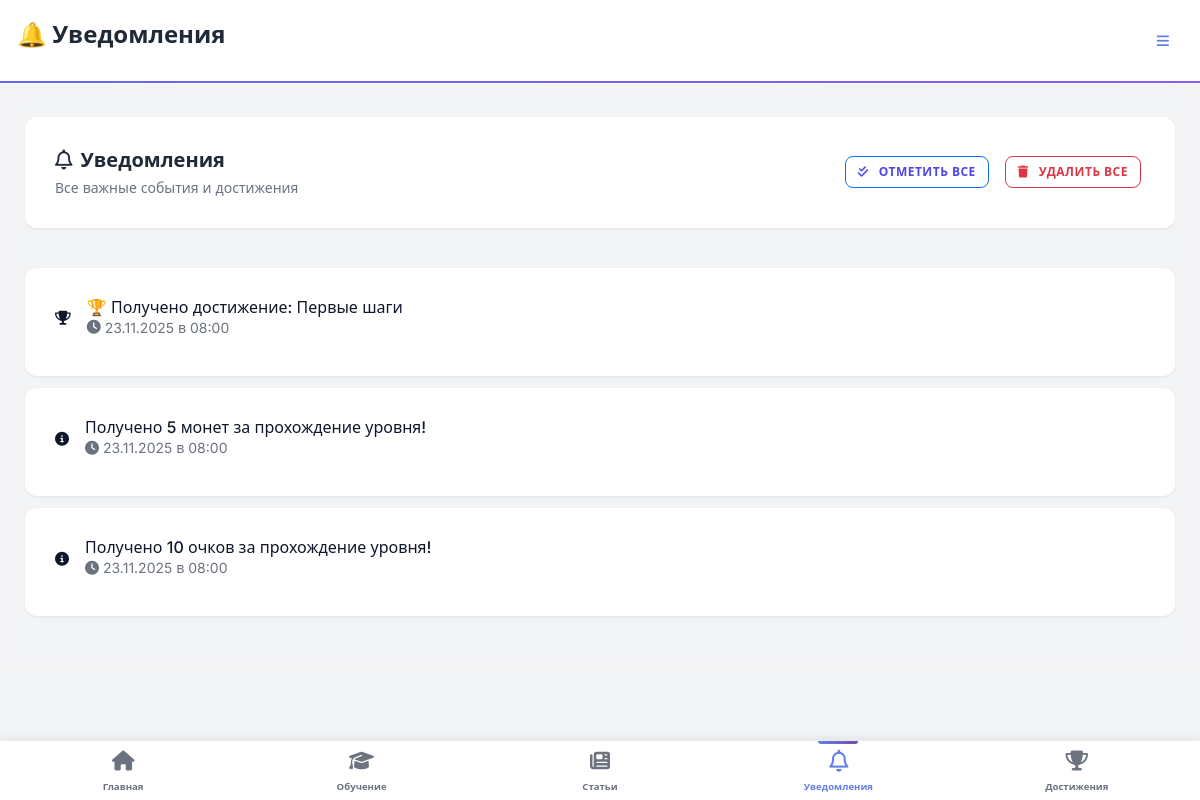
Page /notifications/ (signed in) on the earlier database version.
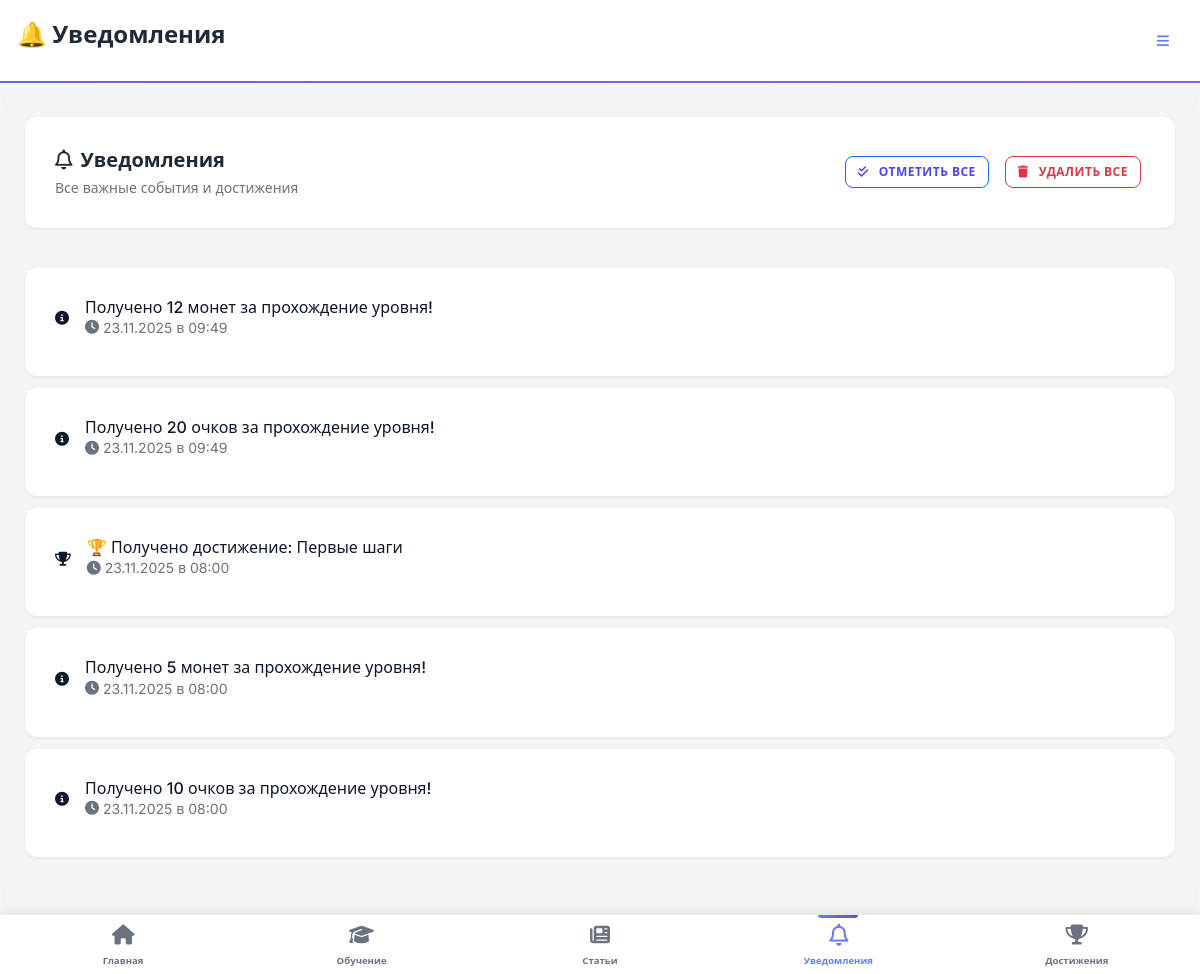
Same page on the later database version.
### game/models.py (models this page shows, shortened)
class Notification(models.Model):
    user = models.ForeignKey('accounts.User', on_delete=models.CASCADE)
    text = models.CharField(max_length=200)
    is_read = models.BooleanField(default=False)
    created_at = models.DateTimeField(auto_now_add=True)

### game/views.py (the view, shortened to what this page needs)
# urls.py: path('notifications/', views.notifications_list, name='notifications_list'),  # /notifications/
@login_required
def notifications_list(request):
    from django.core.paginator import Paginator
    notifications = Notification.objects.filter(user=request.user).order_by('-created_at')
    paginator = Paginator(notifications, 10)
    page_number = request.GET.get('page')
    page_obj = paginator.get_page(page_number)
    return render(request, 'game/notifications.html', {'notifications': page_obj})

### accounts/models.py (called while the page is built)
    def get_avatar_display(self):
        if self.avatar:
            return self.avatar.url
        elif self.default_avatar:
            return f"/static/avatars/default/{self.default_avatar}.svg"
        else:
            return None

### game/context_processors.py (called while the page is built)
def notifications_context(request):
    try:
        if request.user.is_authenticated:
            return {
                'unread_notifications_count': Notification.objects.filter(
                    user=request.user,
                    is_read=False
                ).count()
            }
    except Exception:
        pass
    return {'unread_notifications_count': 0}

def mobile_view_context(request):
    user_agent = request.META.get('HTTP_USER_AGENT', '').lower()
    mobile_keywords = [
        'mobile', 'android', 'iphone', 'ipod', 'ipad',
        'blackberry', 'windows phone', 'webos', 'opera mini',
        'iemobile', 'mobile safari'
    ]
    is_mobile = any(keyword in user_agent for keyword in mobile_keywords)
    if 'force_mobile_view' in request.session:
        is_mobile = request.session['force_mobile_view']
    return {
        'mobile_view': is_mobile
    }

### templates/game/notifications.html (shortened to what this page needs)
{% extends 'base.html' %}
{% block page_title %}🔔 Уведомления{% endblock %}
{% block content %}
<div class="container-fluid">
  <div class="row mb-4">
    <div class="col-12">
      <div class="card gaming-header-card">
        <div class="card-body">
          <div class="d-flex justify-content-between align-items-center">
            <div>
              <h2 class="page-title mb-1">
                <i class="fa-regular fa-bell me-2"></i>Уведомления
              </h2>
              <p class="text-muted mb-0">Все важные события и достижения</p>
            </div>
            <div class="d-flex gap-2 notification-actions">
              <form method="post" class="notification-form">
                <button type="submit" class="btn btn-outline-primary btn-sm notification-action-btn">
                  <i class="fa-solid fa-check-double me-1"></i><span class="action-text">Отметить все</span>
                </button>
              </form>
              <form method="post" class="notification-form">
                <button type="submit" class="btn btn-outline-danger btn-sm notification-action-btn"
                        onclick="return confirm('Удалить все уведомления? Это действие нельзя отменить!')">
                  <i class="fa-solid fa-trash me-1"></i><span class="action-text">Удалить все</span>
                </button>
              </form>
            </div>
          </div>
        </div>
      </div>
    </div>
  </div>
  <div class="row">
    <div class="col-12">
      {% if notifications %}
        <div class="notifications-list">
          {% for notification in notifications %}
            <div class="card mb-3 notification-card-link haptic-light slide-in-up {% if not notification.is_read %}notification-unread{% endif %}">
              <div class="card-body">
                <div class="d-flex align-items-center mb-2">
                  <div class="notification-icon-wrapper me-3">
                    {% if 'достижение' in notification.text.lower %}
                      <i class="fa-solid fa-trophy"></i>
                    {% elif 'уровень' in notification.text.lower %}
                      <i class="fa-solid fa-star"></i>
                    {% elif 'монеты' in notification.text.lower or 'очки' in notification.text.lower %}
                      <i class="fa-solid fa-coins"></i>
                    {% elif 'серия' in notification.text.lower %}
                      <i class="fa-solid fa-fire"></i>
                    {% else %}
                      <i class="fa-solid fa-info-circle"></i>
                    {% endif %}
                  </div>
                  <div class="flex-grow-1">
                    <h6 class="mb-0 notification-text-title">{{ notification.text }}</h6>
                    <small class="text-muted notification-time">
                      <i class="fa-solid fa-clock me-1"></i>
                      {{ notification.created_at|date:'d.m.Y в H:i' }}
                    </small>
                  </div>
                </div>
              </div>
            </div>
          {% endfor %}
        </div>
      {% endif %}
    </div>
  </div>
</div>
{% endblock %}

Differences in the rows shown:
added Notification: text "Получено 12 монет за прохождение уровня!", created_at "23.11.2025 в 09:49"
added Notification: text "Получено 20 очков за прохождение уровня!", created_at "23.11.2025 в 09:49"
